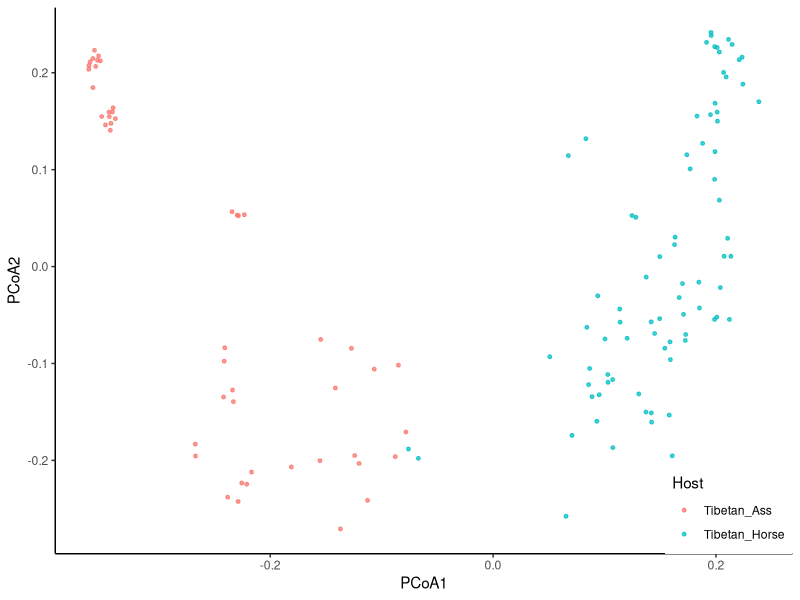
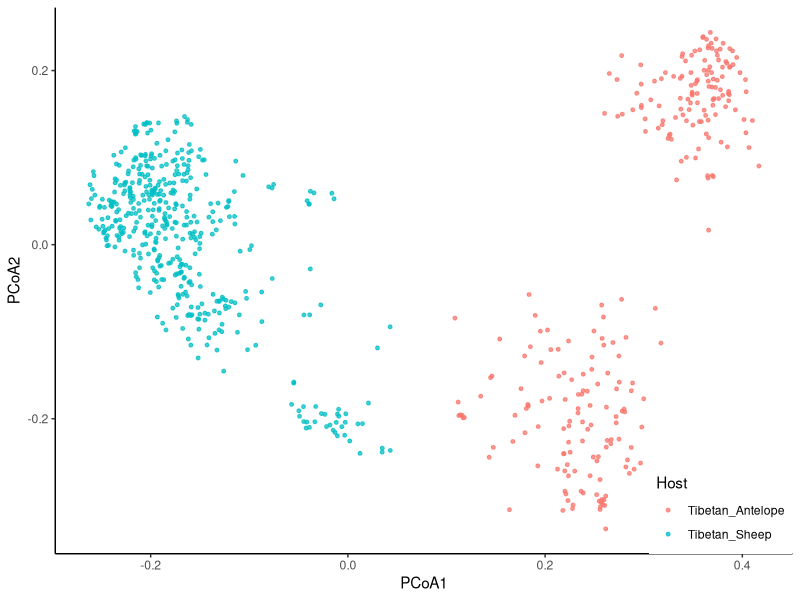
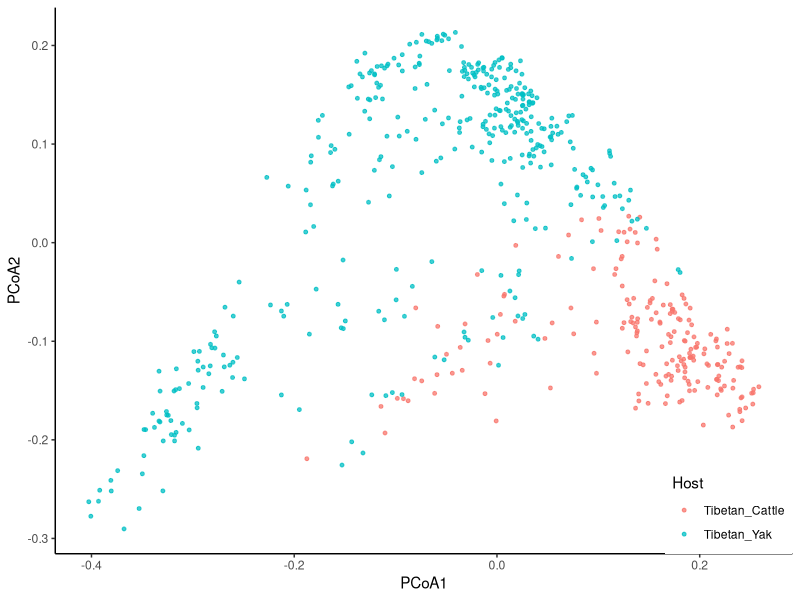

These figures' R source, in order:
#Fig.S2 Gut microbial diversity features of six animals host species
library(tidyverse)
library(ggpubr)
library(vegan)
library(ade4)

### Ass vs Horse
AH <- read_csv("0.data/pcoa.Ass.Horse.species.csv")

AH.pcoa.p <- ggplot(AH, aes(x = PCoA1, y = PCoA2, color = Host)) +
  geom_point(alpha = 0.75, size = 1) +
  theme_classic() +
  theme(legend.position = c(1, 0), legend.justification = c(1, 0))
ggsave("1.result/figS2A.AH_pcoa.pdf", AH.pcoa.p, width = 5.5, height = 4)

### Sheep vs Antelope
SA <- read_csv("0.data/pcoa.Sheep.Antelope.species.csv")
SA.pcoa.p <- ggplot(SA, aes(x = PCoA1, y = PCoA2, color = Host)) +
  geom_point(alpha = 0.75, size = 1) +
  theme_classic() +
  theme(legend.position = c(1, 0), legend.justification = c(1, 0))
ggsave("1.result/figS2B.SA_pcoa.pdf", SA.pcoa.p, width = 5.5, height = 4)

### Cattle vs Yak
CY <- read_csv("0.data/pcoa.Cattle.Yak.species.csv")
CY.pcoa.p <- ggplot(CY, aes(x = PCoA1, y = PCoA2, color = Host)) +
  geom_point(alpha = 0.75, size = 1) +
  theme_classic() +
  theme(legend.position = c(1, 0), legend.justification = c(1, 0))
ggsave("1.result/figS2C.CY_pcoa.pdf", CY.pcoa.p, width = 5.5, height = 4)
